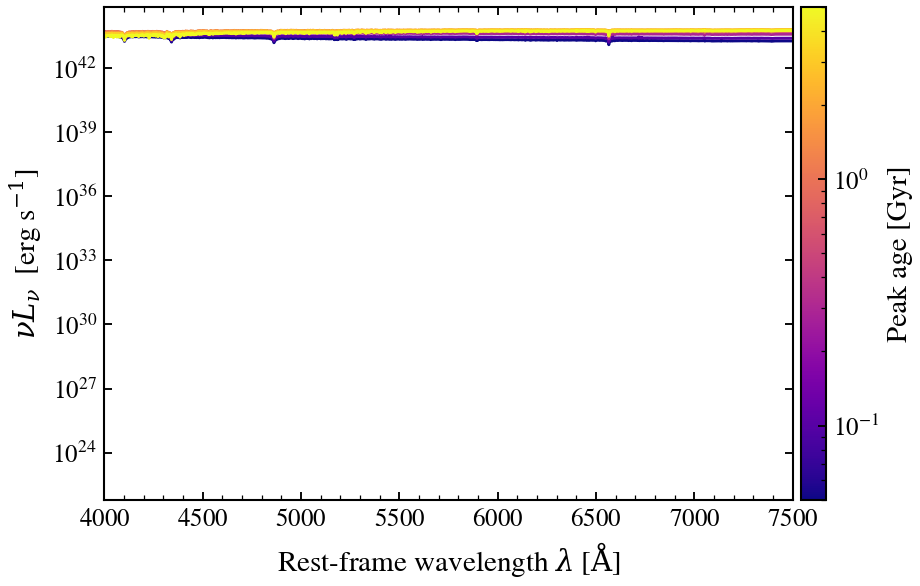

Generate this figure with Python:
"""
Nebular emission fades with stellar population age
====================================================

Ionizing photon production declines rapidly with stellar population age
(~t^-1). We show how nebular line strength evolves from young (50 Myr)
to old (5 Gyr) populations.
"""

import os

os.environ["TF_CPP_MIN_LOG_LEVEL"] = "2"  # suppress XLA/PjRt C++ INFO+WARNING logs

import warnings

import jax
import jax.numpy as jnp
import matplotlib as mpl
import matplotlib.pyplot as plt
import numpy as np

import tengri
from tengri.analysis.plotting import setup_style

setup_style()
warnings.filterwarnings("ignore", message=".*BakedInBackend.*")
warnings.filterwarnings("ignore", message=".*deprecated.*")

ssp = tengri.load_ssp("fsps_prsc_miles_chabrier")
model = tengri.SEDModel.build(
    ssp,
    sfh={
        "type": "dpl",
        "*": tengri.FIXED,
        "alpha": 1.0,
        "beta": 2.5,
        "tau_gyr": tengri.Uniform(0.05, 5.0),
        "log_total_mass": 10.0,
    },
    dust={"type": "two_component", "*": tengri.FIXED, "tau_diff": 0.1, "tau_bc": 0.1},
    neb={"type": "cue", "*": tengri.FIXED},
    redshift=tengri.Fixed(0.05),
)
baseline = dict(model.spec.sample(jax.random.PRNGKey(0)))

age_values = np.array([0.05, 0.1, 0.3, 0.7, 1.5, 3.0, 5.0])
norm = mpl.colors.LogNorm(vmin=age_values.min(), vmax=age_values.max())
cmap = plt.get_cmap("plasma")

fig, ax = plt.subplots(figsize=(6.5, 4.2))
for age in age_values:
    params = {**baseline, "sfh_dpl_tau_gyr": jnp.float64(age)}
    out = model.predict_rest_sed(params)
    wave = np.asarray(out.wavelength)
    nu = 2.998e18 / wave
    nu_l_nu = nu * np.asarray(out.sed)
    ax.semilogy(wave, nu_l_nu, color=cmap(norm(age)), lw=1.4)

ax.set_xlim(4000, 7500)
ax.set_xlabel(r"Rest-frame wavelength $\lambda$ [$\mathrm{\AA}$]")
ax.set_ylabel(r"$\nu L_\nu$  [erg s$^{-1}$]")

cbar = fig.colorbar(plt.cm.ScalarMappable(norm=norm, cmap=cmap), ax=ax, pad=0.01)
cbar.set_label(r"Peak age [Gyr]")

fig.tight_layout()
plt.savefig("plot_neb_age_dependence.png", dpi=150, bbox_inches="tight")
